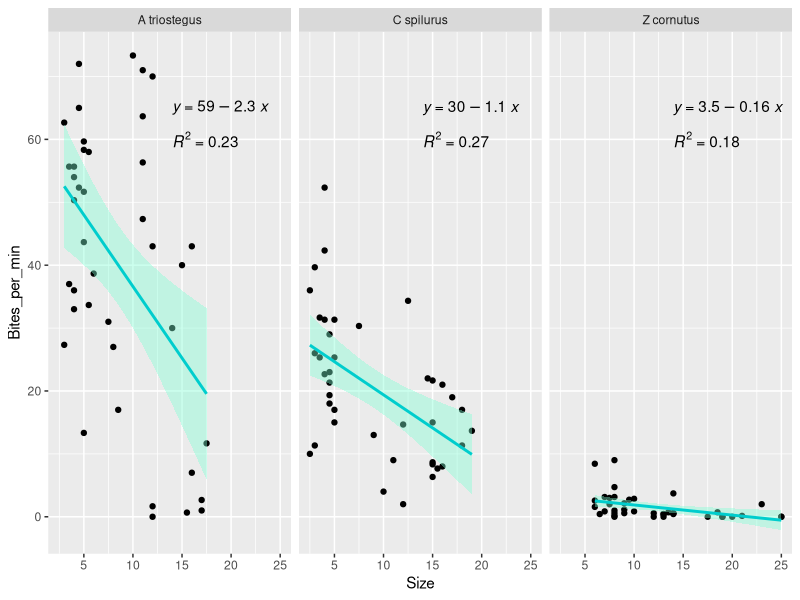
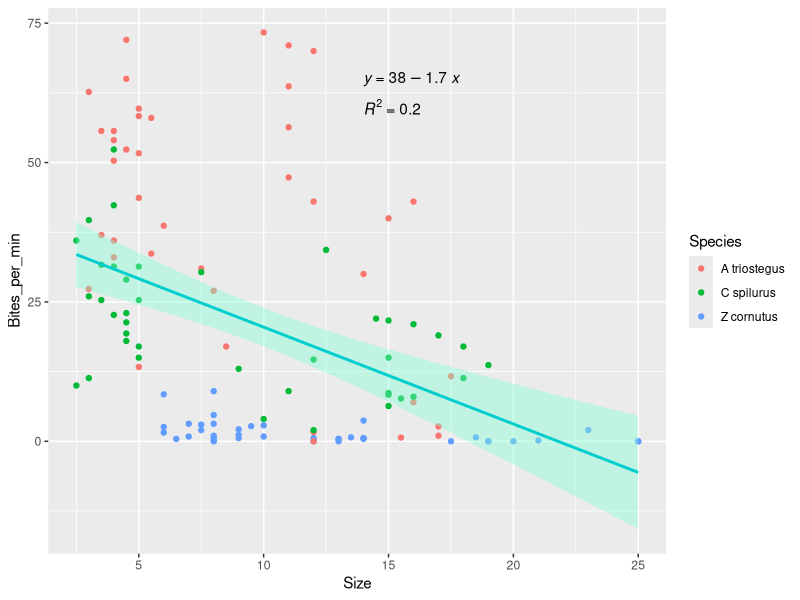
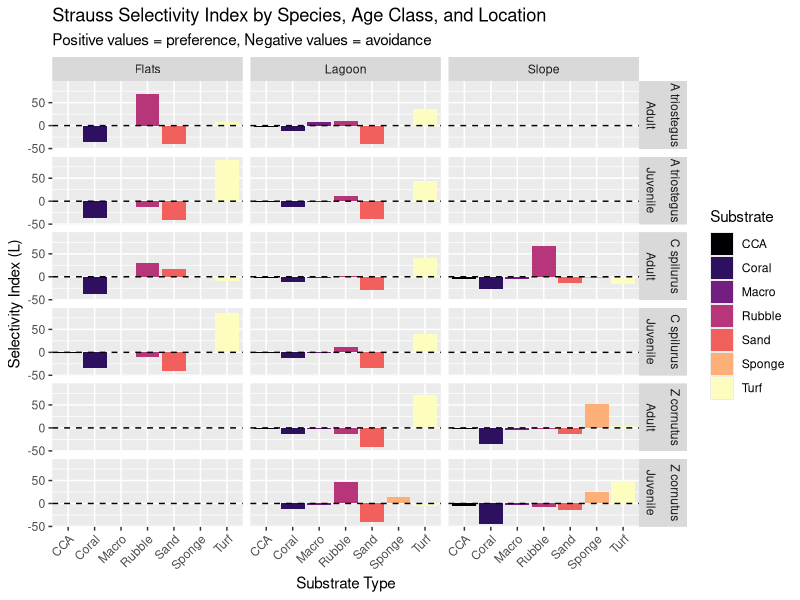
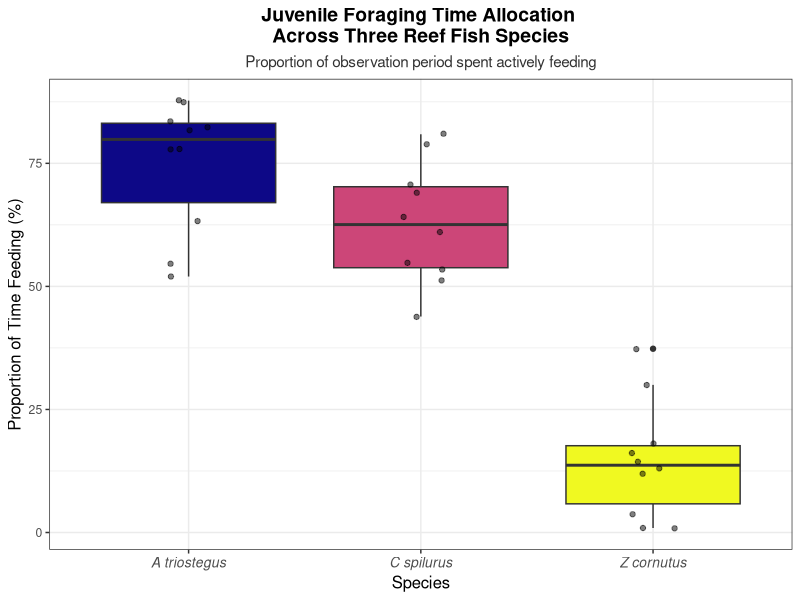
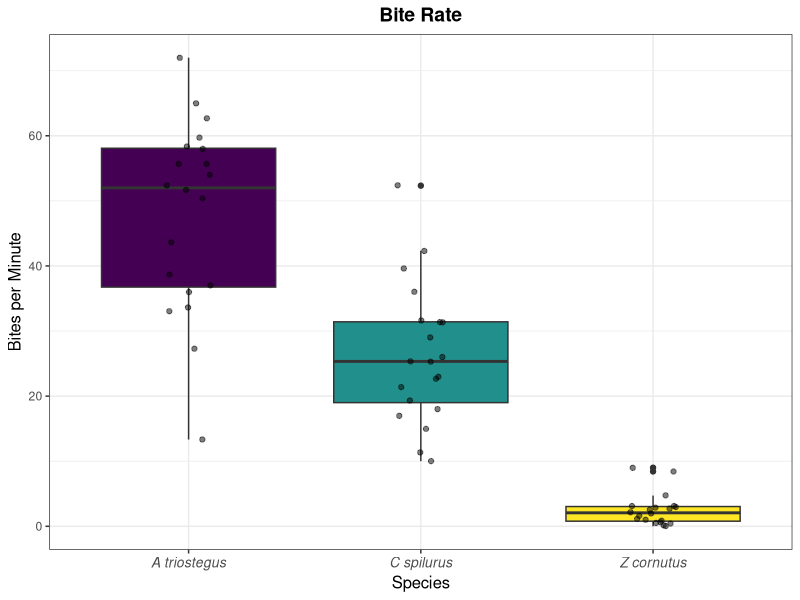
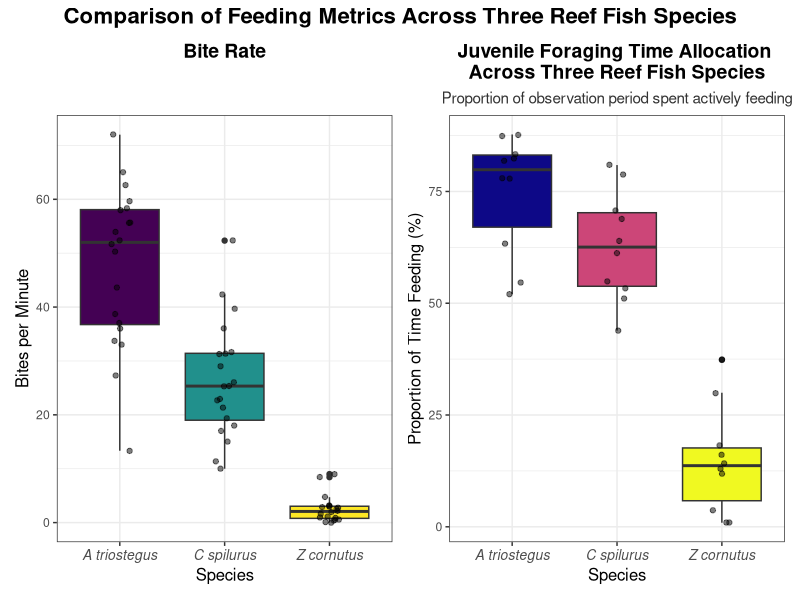
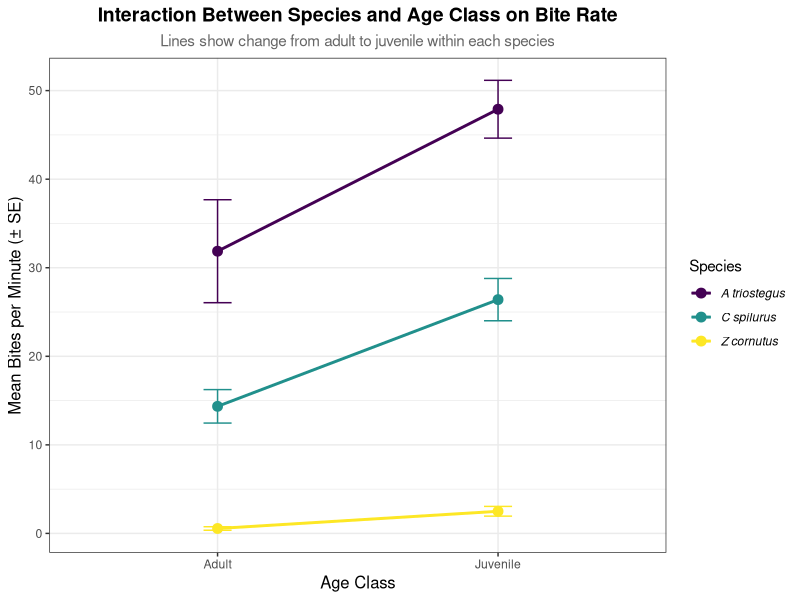
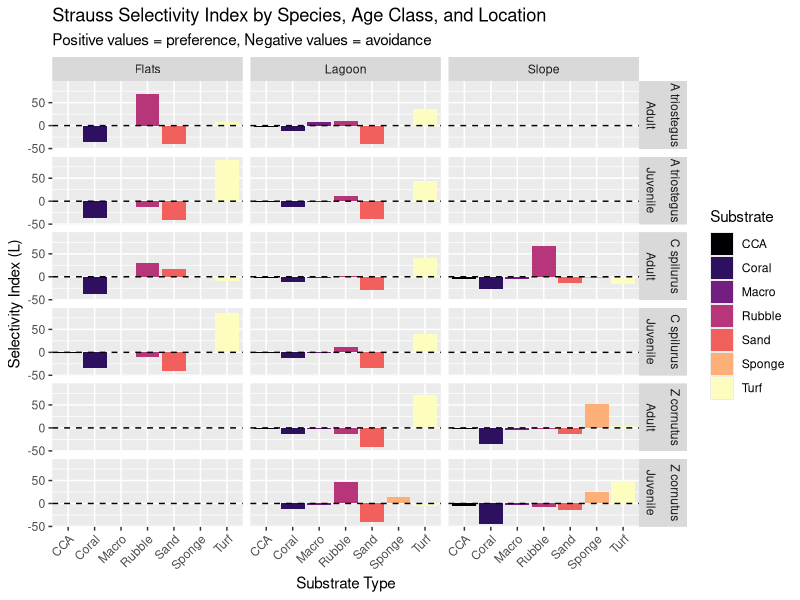

Reproduce these figures in R, in order.
## ---- chunk 1
#| warning: false
#| message: false

library(tidyverse)
library(here)
library(ggpubr)
library(patchwork)



## ---- chunk 2
#| warning: false
#| message: false

Bites <- read_csv(here("Data", "Bite_Rates.csv")) %>%
  mutate(across(everything(), ~replace(., is.na(.), 0))) %>%
  mutate(Total_Bites = Coral_Bites + Rubble_Bites + Sand_Bites + Turf_Bites + Macro_Bites + CCA_Bites + Sponge_Bites) %>%
  mutate(Bites_per_min = case_when(
    Species %in% c("A triostegus",  "C spilurus") ~ Total_Bites / 3,
    Species == "Z cornutus" ~ Total_Bites / 7))

#######################################

Transects_raw<- read_csv(here("Data", "Transects.csv")) # read in transect data
substrate_availability<- Transects_raw %>% 
  # Select only the columns we need (column 12 has location names, 13-19 have percentages)
  # Use backticks ` ` because column names have spaces and % symbols
  select(Location = `...12`, # Column 12 (unnamed, so R calls it ...12) has "Slope", "Flat", "Lagoon"
         Coral_Avail = `% coral`, # Rename to simpler names without spaces
         Rubble_Avail = `% rubble`,
         Sand_Avail = `% sand`,
         Turf_Avail = `% turf`,
         Macro_Avail = `% macro`,
         CCA_Avail = `% CCA`,
         Sponge_Avail = `% sponge`) %>%
  filter(!is.na(Location)) %>% # Keep only rows where Location is not NA (removes all the empty rows)
  mutate(Location = case_when(Location == "Slope" ~ "S", # Change location names to match the Bites data (S, F, L instead of Slope, Flat, Lagoon)
                              Location == "Flat" ~ "F",
                              Location == "Lagoon" ~ "L"))
# view(substrate_availability)

#######################################

Time_Foraging<- read_csv(here("Data", "Time Foraging.csv")) 



# These are for when all of the transect data is inputted so we can run a Strauss Selectivity Test

Flats_Bites <- Bites %>%
  filter(Location == "F")

Slope_Bites <- Bites %>%
  filter(Location == "S")

Lagoon_Bites <- Bites %>%
  filter(Location == "L")


view(Bites)
view(Flats_Bites)
view(Slope_Bites)
view(Lagoon_Bites)
## ---- chunk 3
#| warning: false
#| message: false

LR1 <- ggplot(data = Bites, mapping = aes(x = Size, y = Bites_per_min)) +
  geom_point() +
  geom_smooth(method = "lm", se = TRUE, color = "cyan3", fill = "aquamarine") +
     stat_regline_equation(
    aes(label = ..eq.label..),
    label.x = 14, 
    label.y = 65 ) +
    stat_cor(
    aes(label = ..rr.label..),
    label.x = 14,
    label.y = 60) +
  facet_wrap(~ Species)

LR2 <- ggplot(data = Bites, mapping = aes(x = Size, y = Bites_per_min)) +
  geom_point(aes(color = Species)) +
  geom_smooth(method = "lm", se = TRUE, color = "cyan3", fill = "aquamarine") +
     stat_regline_equation(
    aes(label = ..eq.label..),
    label.x = 14, 
    label.y = 65 ) +
    stat_cor(
    aes(label = ..rr.label..),
    label.x = 14,
    label.y = 60)

LR1
LR2
## ---- chunk 4
#| warning: false
#| message: false

# Calculate Bite Proportions (What the fish are eating)
# Strauss formula: L = r - p 
# r = proportion of bites on each substrate (what they're eating)
# p = proportion available (what's there) — we have this in substrate_availability

# Calculate r
bite_proportions<- Bites %>% 
  group_by(Species, Age_Class, Location) %>%
  summarise( # sum up all bites for each substrate type within each group
    Coral_Bites = sum(Coral_Bites),
    Rubble_Bites = sum(Rubble_Bites),
    Sand_Bites = sum(Sand_Bites),
    Turf_Bites = sum(Turf_Bites),
    Macro_Bites = sum(Macro_Bites),
    CCA_Bites = sum(CCA_Bites),
    Sponge_Bites = sum(Sponge_Bites),
  Total_Bites = sum(Total_Bites), # calculate total bites acros all substrates 
  n_observations = n()) %>% # count how many fish observations are in each group 
  mutate( # calculate proportions = bites on substrate / total bites 
    Coral_Prop = (Coral_Bites / Total_Bites) * 100, # multiply by 100 to get % to match substrate_availability
    Rubble_Prop = (Rubble_Bites / Total_Bites) * 100,
    Sand_Prop = (Sand_Bites / Total_Bites) * 100,
    Turf_Prop = (Turf_Bites / Total_Bites) * 100,
    Macro_Prop = (Macro_Bites / Total_Bites) * 100,
    CCA_Prop = (CCA_Bites / Total_Bites) * 100,
    Sponge_Prop = (Sponge_Bites / Total_Bites) * 100)

#view(bite_proportions)

# Join Bite Proportions with substrate availability

strauss_data<- bite_proportions %>%
  left_join(substrate_availability, by = "Location") # connect two tables by "location" column 
# keep all rows from bite_proportions and add matching columns from substrate_availability
#view(strauss_data)

# Calculate L (strauss slectivity index) for each substrate
# L = r - p
# L = proportion of bites (what they ate) - proportion available (what was there)

strauss_results<- strauss_data %>%
  mutate(Coral_L = Coral_Prop - Coral_Avail,
         Rubble_L = Rubble_Prop - Rubble_Avail,
         Sand_L = Sand_Prop - Sand_Avail,
         Turf_L = Turf_Prop - Turf_Avail,
         Macro_L = Macro_Prop - Macro_Avail,
         CCA_L = CCA_Prop - CCA_Avail,
         Sponge_L = Sponge_Prop - Sponge_Avail)
strauss_results %>%
  select(Species, Age_Class, Location, # look at just selectivity results (L values)
         Coral_L, Rubble_L, Sand_L, Turf_L, Macro_L, CCA_L, Sponge_L)

# For reference: -value means fish avoid, +value means fish prefer
## ---- chunk 5
#| warning: false
#| message: false

# reshape data into long format for ggplot
strauss_long<- strauss_results%>%
  select(Species, Age_Class, Location,# select columns for plot
         Coral_L, Rubble_L, Sand_L, Turf_L, Macro_L, CCA_L, Sponge_L) %>%
  pivot_longer(cols = Coral_L:Sponge_L,# columns to resshape
               names_to = "Substrate", # new column name for substrate types
               values_to = "Selectivity") %>% # new column name for L values 
  mutate(Substrate = str_replace(Substrate, "_L", "")) %>% # clean substrate names ( remove "_L" from end of name)
  mutate(Location = case_when( # change location codes to full names for plot 
    Location == "F" ~ "Flats",
    Location == "L" ~ "Lagoon",
    Location == "S" ~ "Slope"))

# Plot

strauss_plot<- ggplot(data = strauss_long, # plot data 
                      aes(x = Substrate,
                          y = Selectivity,
                          fill = Substrate)) +
  geom_col()+ # bar plot
  geom_hline(yintercept = 0, linetype = "dashed", color = "black")+ # add horizontal reference line at 0 
  facet_grid(Species + Age_Class ~ Location)+ # create separate panels for each species and age class 
  scale_fill_viridis_d(option = "magma")+ # color blind friendly 
  theme(axis.text.x = element_text(angle = 45, hjust = 1))+ # rotate axis labels
  labs(title = "Strauss Selectivity Index by Species, Age Class, and Location",
       subtitle = "Positive values = preference, Negative values = avoidance",
       x = "Substrate Type",
       y = "Selectivity Index (L)",
       fill = "Substrate")
strauss_plot

ggsave(here("output", "strauss_plot.png"))
## ---- chunk 6
# comparing the substrate preference for juveniles and adults for the same species to answer hypothesis 2 better

bite_proportions <- Bites %>%
  mutate(
    Coral_Prop   = (Coral_Bites   / Total_Bites) * 100,
    Rubble_Prop  = (Rubble_Bites  / Total_Bites) * 100,
    Sand_Prop    = (Sand_Bites    / Total_Bites) * 100,
    Turf_Prop    = (Turf_Bites    / Total_Bites) * 100,
    Macro_Prop   = (Macro_Bites   / Total_Bites) * 100,
    CCA_Prop     = (CCA_Bites     / Total_Bites) * 100,
    Sponge_Prop  = (Sponge_Bites  / Total_Bites) * 100
  )

# Join with substrate availability by location
strauss_data <- bite_proportions %>%
  left_join(substrate_availability, by = "Location")

# Calculate Strauss selectivity index (L = r - p) for each individual
strauss_results_indv <- strauss_data %>%
  mutate(
    Coral_L   = Coral_Prop   - Coral_Avail,
    Rubble_L  = Rubble_Prop  - Rubble_Avail,
    Sand_L    = Sand_Prop    - Sand_Avail,
    Turf_L    = Turf_Prop    - Turf_Avail,
    Macro_L   = Macro_Prop   - Macro_Avail,
    CCA_L     = CCA_Prop     - CCA_Avail,
    Sponge_L  = Sponge_Prop  - Sponge_Avail
  )

strauss_results_indv %>%
  select(Species, Age_Class, Location,
         Coral_L, Rubble_L, Sand_L, Turf_L, Macro_L, CCA_L, Sponge_L)

strauss_atrio <- strauss_results_indv %>%
  filter(Species == "A triostegus")
strauss_cspil <- strauss_results_indv %>%
  filter(Species == "C spilurus")
strauss_zcorn <- strauss_results_indv %>%
  filter(Species == "Z cornutus")

view(strauss_atrio)


t.test(Coral_L ~ Age_Class, data = strauss_atrio)
t.test(Rubble_L ~ Age_Class, data = strauss_atrio)
t.test(Sand_L ~ Age_Class, data = strauss_atrio)
t.test(Turf_L ~ Age_Class, data = strauss_atrio)
t.test(Macro_L ~ Age_Class, data = strauss_atrio)
t.test(Sponge_L ~ Age_Class, data = strauss_atrio)
t.test(CCA_L ~ Age_Class, data = strauss_atrio)

t.test(Coral_L ~ Age_Class, data = strauss_cspil)
t.test(Rubble_L ~ Age_Class, data = strauss_cspil)
t.test(Sand_L ~ Age_Class, data = strauss_cspil)
t.test(Turf_L ~ Age_Class, data = strauss_cspil)
t.test(Macro_L ~ Age_Class, data = strauss_cspil)
t.test(Sponge_L ~ Age_Class, data = strauss_cspil)
t.test(CCA_L ~ Age_Class, data = strauss_cspil)

t.test(Coral_L ~ Age_Class, data = strauss_zcorn)
t.test(Rubble_L ~ Age_Class, data = strauss_zcorn)
t.test(Sand_L ~ Age_Class, data = strauss_zcorn)
t.test(Turf_L ~ Age_Class, data = strauss_zcorn)
t.test(Macro_L ~ Age_Class, data = strauss_zcorn)
t.test(Sponge_L ~ Age_Class, data = strauss_zcorn)
t.test(CCA_L ~ Age_Class, data = strauss_zcorn)


## ---- chunk 7
# Let's see the mean bite rate for each species
Bites %>%
  group_by(Species) %>% # Group by species
  summarise(mean_bites = mean(Bites_per_min), # Calculate mean and standard deviation of bites per minute
            sd_bites = sd(Bites_per_min),
            n = n())

# One-way ANOVA: Does bite rate differ by species?
# aov() runs the ANOVA
# Formula format: continuous_variable ~ grouping_variable

bite_anova <- aov(Bites_per_min ~ Species, data = Bites)

# summary() shows the ANOVA results
summary(bite_anova)

# Which species are different from eachother?
# Tukey's Honest Significant Difference test
# compares every pair of species to each other

TukeyHSD(bite_anova)
## ---- chunk 8
# Two-way ANOVA: Does bite rate differ by species AND age class?
# The * between Species and Age_Class tests:
#   1. Main effect of Species
#   2. Main effect of Age_Class
#   3. Interaction between Species and Age_Class

bite_anova_2way <- aov(Bites_per_min ~ Species * Age_Class, data = Bites)

# View results
summary(bite_anova_2way)
## ---- chunk 9
# See mean bite rates for each species AND age class combination
Bites %>%
  group_by(Species, Age_Class) %>%
  summarise(
    mean_bites = mean(Bites_per_min),
    sd_bites = sd(Bites_per_min),
    n = n())
## ---- chunk 10
Time_Foraging_clean<- Time_Foraging %>% # clean the data 
  select( # Select and rename the columns
    Species,
    Size = `Size (cm)`,
    Age_Class = `Age Class`,
    Mean_Bout_Duration = `Mean Feeding Bout Duration (seconds)`,
    Bout_Frequency = `Feeding Bout Frequency (Mean per min)`,
    Prop_Time_Feeding = `Proportion of Time Feeding`)
Time_Foraging_clean

# Calculate mean proportion of time feeding for each sp- I know this is already in the data but just double checking 

Time_Foraging_clean %>%
  group_by(Species) %>%
  summarise(
    mean_prop_time = mean(Prop_Time_Feeding),
    sd_prop_time = sd(Prop_Time_Feeding),
    n = n())

# The pattern is the same as the Bite Rate data -> in table below

# Fix the spelling of C spillurus to match the Bite Rate data
Time_Foraging_clean <- Time_Foraging_clean %>%
  mutate(Species = case_when(Species == "C spillurus" ~ "C spilurus", # fix name 
    TRUE ~ Species))

# Verify the fix
Time_Foraging_clean %>%
  group_by(Species) %>%
  summarise(n = n()) # should be C spilurus w/ n=10

# One-way ANOVA: Does proportion of time feeding differ by species?
time_forage_anova <- aov(Prop_Time_Feeding ~ Species, data = Time_Foraging_clean)

# View results
summary(time_forage_anova)

# Tukey's test: Which species differ from each other?
TukeyHSD(time_forage_anova)

## ---- chunk 11
# T-test for A triostegus: Adults vs Juveniles
# t.test() compares the two age classes

t_test_atriostegus <- Bites %>%
  filter(Species == "A triostegus") %>%
  t.test(Bites_per_min ~ Age_Class, data = .) # data = . means "use the data that was piped in" 

# View result
t_test_atriostegus # results are significant 
## ---- chunk 12
# T-test for C spilurus: Adults vs Juveniles
t_test_cspil <- Bites %>%
  filter(Species == "C spilurus") %>%
  t.test(Bites_per_min ~ Age_Class, data = .)

# View result
t_test_cspil # results are significant 
## ---- chunk 13
# T-test for Z cornutus: Adults vs Juveniles
t_test_zcor<- Bites %>%
  filter(Species == "Z cornutus") %>%
  t.test(Bites_per_min ~ Age_Class, data = .)

# View result
t_test_zcor # results are significant
## ---- chunk 14
# Box plot of proportion of time feeding by species
# Box plot show the median, quartiles, and spread of data

time_forage_plot <- ggplot(data = Time_Foraging_clean, 
                            mapping = aes(x = Species, 
                                          y = Prop_Time_Feeding, 
                                          fill = Species)) +
  geom_boxplot() +
  geom_point(position = position_jitter(width = 0.1), alpha = 0.5) + # add individual data points on top of boxes and spread out 
  scale_fill_viridis_d(option = "plasma") +  # Colorblind-friendly palette
  labs(  # Add labels
    title = "Juvenile Foraging Time Allocation \nAcross Three Reef Fish Species",
    subtitle = "Proportion of observation period spent actively feeding",
    x = "Species",
    y = "Proportion of Time Feeding (%)") +
  theme_bw() +
  theme(legend.position = "none", # remove legend since species is already on x-axis
        plot.title = element_text(hjust = 0.5, face = "bold", size = 14), # center titles
        plot.subtitle = element_text(hjust = 0.5, size = 11, color = "gray20"),
    axis.title = element_text(size = 12), # make title larger
    axis.text.x = element_text(face = "italic", size = 10)) # italicize sp name 

# Display the plot
time_forage_plot
## ---- chunk 15
# Filter bite rate data to juveniles only
Bites_juveniles <- Bites %>%
  filter(Age_Class == "Juvenile")

# Box plot of bite rate by species (juveniles only)
bite_rate_plot <- ggplot(data = Bites_juveniles, 
                          mapping = aes(x = Species, 
                                        y = Bites_per_min, 
                                        fill = Species)) +
  geom_boxplot() +
  geom_point(position = position_jitter(width = 0.1), alpha = 0.5) +
  scale_fill_viridis_d(option = "viridis") +
  labs(
    title = "Bite Rate",
    x = "Species",
    y = "Bites per Minute") +
  theme_bw() +
  theme(
    legend.position = "none",
    plot.title = element_text(hjust = 0.5, face = "bold", size = 14),
    axis.title = element_text(size = 12),
    axis.text.x = element_text(face = "italic", size = 10))

# Display plot
bite_rate_plot
## ---- chunk 16
# Combine the two plots side by side

combined_plot <- bite_rate_plot + time_forage_plot +
  plot_annotation( # Add title for combined figure
    title = "Comparison of Feeding Metrics Across Three Reef Fish Species",
    theme = theme(
      plot.title = element_text(hjust = 0.5, face = "bold", size = 16)))

# Display the combined plot
combined_plot
## ---- chunk 17
# Interaction plot
# plot 2-way anova and t-test results: species differences and adult vs juvenile differences 
# calculate means and standard errors for each group

interaction_data <- Bites %>%
  group_by(Species, Age_Class) %>%  # Group by species and age class
  summarise( # Calculate mean, standard deviation, sample size, and standard error
    mean_bites = mean(Bites_per_min),
    sd_bites = sd(Bites_per_min),
    n = n(),
    se_bites = sd_bites / sqrt(n)) # Standard error = standard deviation divided by square root of n

# Look at data
interaction_data
## ---- chunk 18
# Interaction plot
interaction_plot <- ggplot(data = interaction_data, 
                            mapping = aes(x = Age_Class, 
                                          y = mean_bites, 
                                          color = Species,
                                          group = Species)) +
  geom_line(linewidth = 1) + # add lines connecting adult to juvenile for each species
  geom_point(size = 3) +  # Add points for each mean
  geom_errorbar(aes(ymin = mean_bites - se_bites, # Add error bars (mean ± standard error)
                    ymax = mean_bites + se_bites),
                width = 0.1) +
  scale_color_viridis_d(option = "viridis") + # Colorblind-friendly palette
  labs( # labels
    title = "Interaction Between Species and Age Class on Bite Rate",
    subtitle = "Lines show change from adult to juvenile within each species",
    x = "Age Class",
    y = "Mean Bites per Minute (± SE)",
    color = "Species") +
  theme_bw() +
  theme(
    plot.title = element_text(hjust = 0.5, face = "bold", size = 14),
    plot.subtitle = element_text(hjust = 0.5, size = 11, color = "gray40"),
    axis.title = element_text(size = 12),
    legend.text = element_text(face = "italic"))

# Display the plot
interaction_plot
